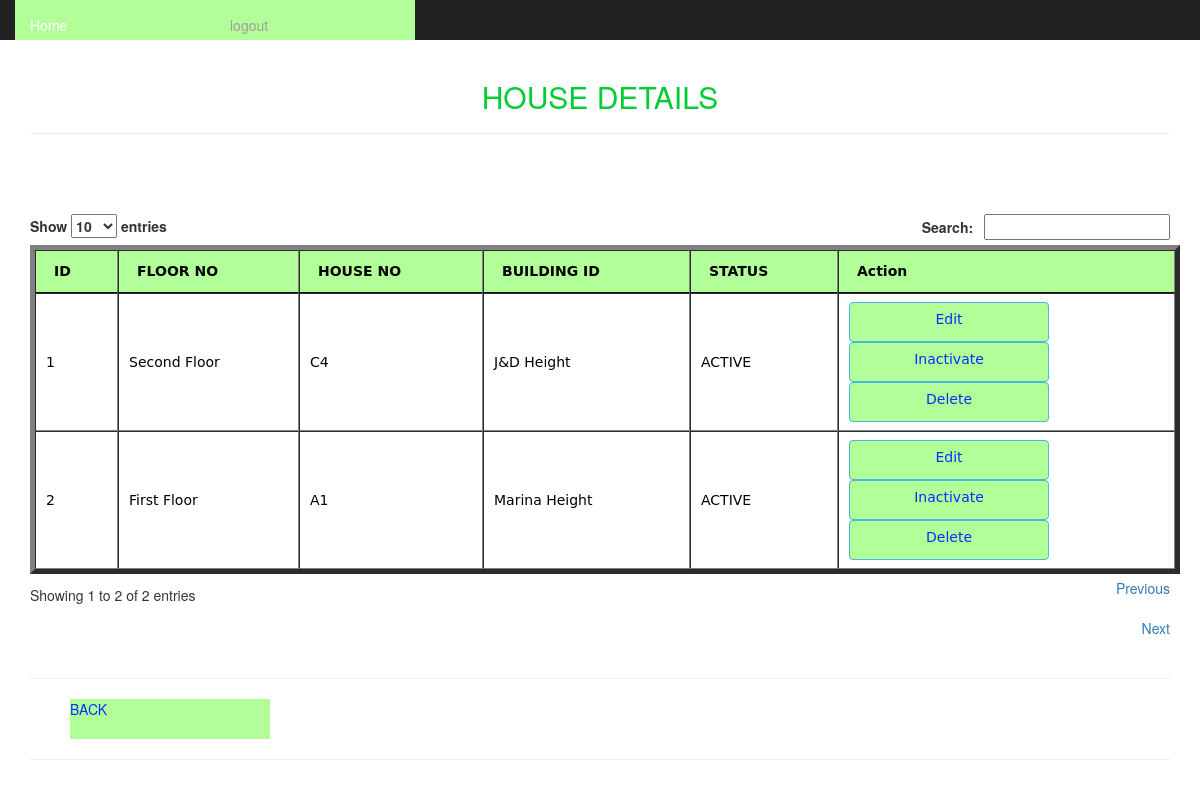
Before: /siteadmin/housedetails.php (signed in) with the older database file.
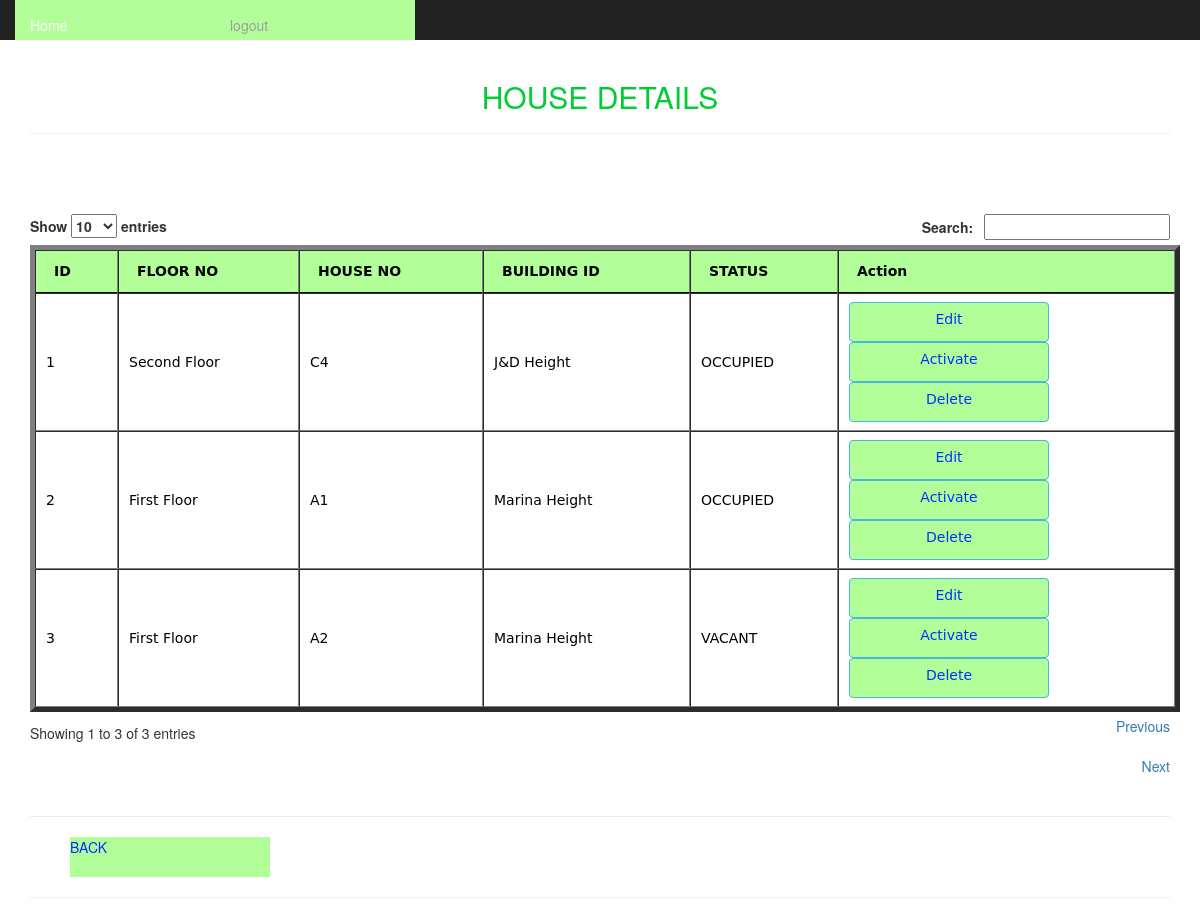
After: the same page with the newer database file.
### tables this page shows
CREATE TABLE `houses` (
  `id` int(11) NOT NULL,
  `floor_id` int(11) NOT NULL,
  `unit_no` varchar(255) NOT NULL,
  `status` varchar(255) NOT NULL,
  `building_id` int(11) NOT NULL
);

CREATE TABLE `floors` (
  `fid` int(11) NOT NULL,
  `floor_no` varchar(200) NOT NULL,
  `building_id` int(11) NOT NULL,
  `added_date` timestamp NOT NULL DEFAULT CURRENT_TIMESTAMP
);

CREATE TABLE `building_info` (
  `bldid` int(11) NOT NULL,
  `name` varchar(200) NOT NULL,
  `address` varchar(200) NOT NULL,
  `security_guard_mobile` varchar(200) NOT NULL,
  `building_make_year` varchar(200) NOT NULL,
  `status` varchar(255) NOT NULL,
  `added_date` timestamp NOT NULL DEFAULT CURRENT_TIMESTAMP
);

### siteadmin/housedetails.php (the view, shortened to what this page needs)
<html>
<head>
<link rel="stylesheet" href="../css/bootstrap.css" type="text/css" media="screen"/>
<link rel="stylesheet" href="../style/style.css" type="text/css" media="screen"/>
<link href="../style/jquery.dataTables.min.css" rel="stylesheet">
</head>
 <body>
<div class="container">
<nav class="nav navbar-inverse navbar-fixed-top">
<?php include_once("headerad.php");?>
</nav><br><br><br>
   <h2 align="center" style="color:#0C3; text-transform:uppercase;">House details</h2>
     <HR>
          <BR>
					<BR>
   <div><br/>
     <div align="center" style="margin-center:1px;">
<?php
$result = mysql_query("SELECT * FROM houses");
$i = 0;
echo "<table id='users' border='5' style='background-color:#B2FF99'>
<thead>
<tr>
<th>ID</th>
<th>FLOOR NO</th>
<th>HOUSE NO</th>
<th>BUILDING ID</th>
<th>STATUS</th>
<th>Action</th>
</tr></thead><tbody>";
while($row = mysql_fetch_array($result))
{
	$i++;
$b = mysql_query("SELECT * FROM building_info where bldid = '".$row['building_id']."'");
$building = mysql_fetch_array($b);
$f = mysql_query("SELECT * FROM floors where fid = '".$row['floor_id']."'");
$floor = mysql_fetch_array($f);
echo "<tr style='width:400px;height:80px'>";
echo "<td>" . $i . "</td>";
echo "<td>" . $floor['floor_no'] . "</td>";
echo "<td>" . $row['unit_no'] . "</td>";
echo "<td>" . $building['name'] . "</td>";
echo "<td>" . $row['status'] . "</td>";
echo "<td><a class='btn btn-info' href='edit_houses.php?id=".$row['id']."'>Edit</a><br>";
if($row['status'] == 'ACTIVE'){
echo "<a class='btn btn-info' href='inactivate_houses.php?id=".$row['id']."'>Inactivate</a><br>";
}else{
echo "<a class='btn btn-info' href='activate_houses.php?id=".$row['id']."'>Activate</a><br>";
}
echo "<a class='btn btn-info' href='delete_houses.php?id=".$row['id']."'>Delete</a></td>";
echo "</tr>";
}
echo "</tbody></table>";
?>
</div>
<hr><ul><a href="admin_dashboard.php" class="button">BACK</a>  </ul><hr>
</html>

Changed rows visible on the page:
changed houses "Second Floor": status "ACTIVE" → "OCCUPIED"; status "Inactivate" → "Activate"
changed houses (number 2 of 3 on the later page): status "ACTIVE" → "OCCUPIED"; status "Inactivate" → "Activate"
added houses: floor.floor_no "First Floor", unit_no "A2", building_info.name "Marina Height", status "VACANT"
Other visible differences:
text written by a page script: "Show entries Search: Showing 1 to 2 of 2 entries Previous Next" → "Show entries Search: Showing 1 to 3 of 3 entries Previous Next"
